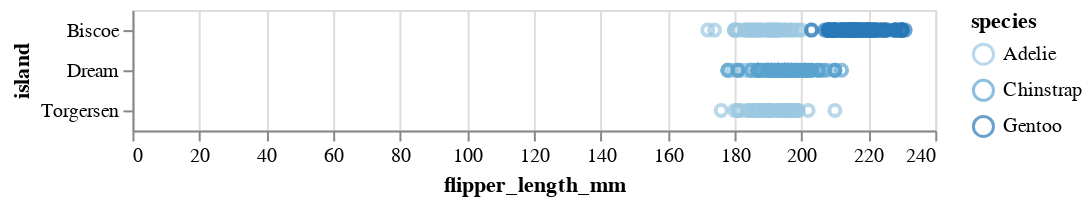

Notebook cell for this chart:
### Markdown cell above
Try this with the categorical variables in the second dataset as well.

What about the $y$ axis?

### Code cell
# alt.Chart(cars).mark_point().encode(
#     y='Origin',
#     x='Miles_per_Gallon',
#     color='Cylinders',
# ).interactive()

alt.Chart(penguins).mark_point().encode(
    y='island',
    x='flipper_length_mm',
    color='species:O',
).interactive()

### Figure 1 — Vega-Lite specification as saved in the notebook (floating-point values rounded to 4 significant figures; data arrays with more than 128 entries replaced by an {"elided": "..."} marker saying what was removed)
{"config": {"view": {"continuousWidth": 400, "continuousHeight": 300}}, "data": {"name": "data-6503fb4fbd21ca2400956d2086879525"}, "mark": "point", "encoding": {"color": {"type": "ordinal", "field": "species"}, "x": {"type": "quantitative", "field": "flipper_length_mm"}, "y": {"type": "nominal", "field": "island"}}, "selection": {"selector022": {"type": "interval", "bind": "scales", "encodings": ["x", "y"]}}, "$schema": "https://vega.github.io/schema/vega-lite/v4.8.1.json", "datasets": {"data-6503fb4fbd21ca2400956d2086879525": {"elided": "344 records"}}}
